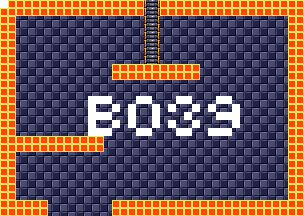

This game map was drawn from its Tiled (.tmx) file and the tilesets committed beside it. A one-line description and the trimmed map source follow:
An orthogonal 38x27 tile map with 8x8 px tiles, 4 tile layers (background, foreground, room numbers, Objects), 15 tilesets.

<map version="1.5" tiledversion="1.7.1" orientation="orthogonal" renderorder="right-down" width="38" height="27" tilewidth="8" tileheight="8" infinite="0" nextlayerid="11" nextobjectid="1">
 <tileset firstgid="1" source="tilesheets/tsKarniMata.tsx" />
 <tileset firstgid="1025" source="tilesheets/tsVoodooWasp.tsx" />
 <tileset firstgid="2049" source="tilesheets/tsBurial.tsx" />
 <tileset firstgid="3073" source="tilesheets/tsBlueTemple.tsx" />
 <tileset firstgid="4097" source="tilesheets/tsGoddess.tsx" />
 <tileset firstgid="5121" source="tilesheets/tsKonark.tsx" />
 <tileset firstgid="6145" name="sEnemies" tilewidth="8" tileheight="8" tilecount="1024" columns="32">
  <image source="../grapx/tilesheets/sObjects.bmp" trans="ff94ff" width="256" height="256" />
 </tileset>
 <tileset firstgid="7169" source="tilesheets/tsIceTemple.tsx" />
 <tileset firstgid="8193" source="tilesheets/tsLavaArea.tsx" />
 <tileset firstgid="9217" source="tilesheets/tsBossArea.tsx" />
 <tileset firstgid="10241" source="tilesheets/tsPegu.tsx" />
 <tileset firstgid="11265" source="tilesheets/sTiwanakuTemple.tsx" />
 <tileset firstgid="12289" source="tilesheets/sIndraTemple.tsx" />
 <tileset firstgid="13313" source="tilesheets/sTeleport.tsx" />
 <tileset firstgid="14337" source="tilesheets/sObjects.tsx" />
 <layer id="2" name="background" width="38" height="27">
  <data>[1026 cells, 1026 non-empty, 2 distinct tile ids]</data>
 </layer>
 <layer id="1" name="foreground" width="38" height="27">
  <data>[1026 cells, 284 non-empty, 3 distinct tile ids]</data>
 </layer>
 <layer id="7" name="room numbers" width="38" height="27">
  <data>[1026 cells, 44 non-empty, 1 distinct tile ids]</data>
 </layer>
 <layer id="10" name="Objects" width="38" height="27">
  <data>[1026 cells, 0 non-empty, 0 distinct tile ids]</data>
 </layer>
</map>
